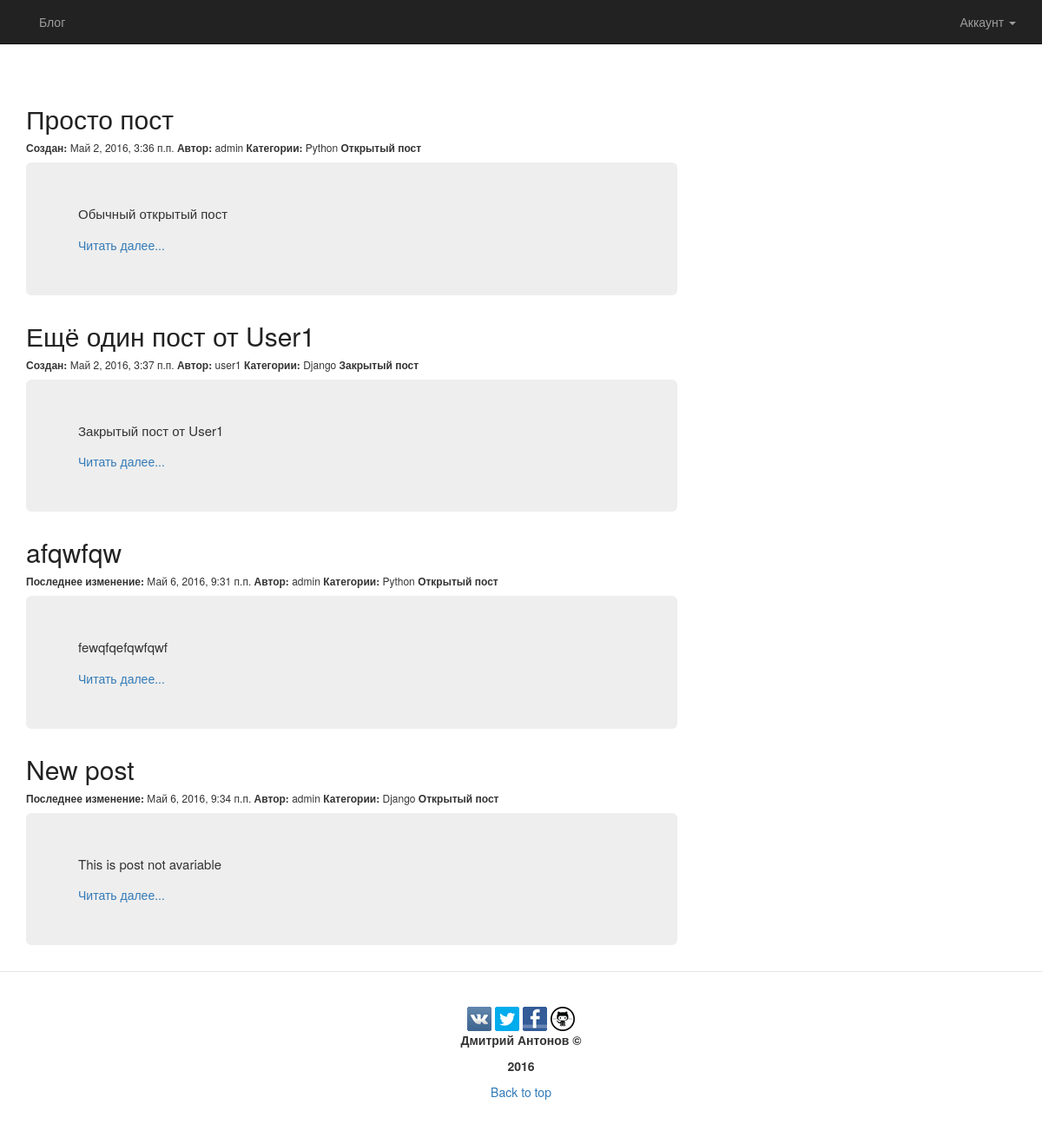
/edit/ (signed in), run on an earlier commit of the app's database.
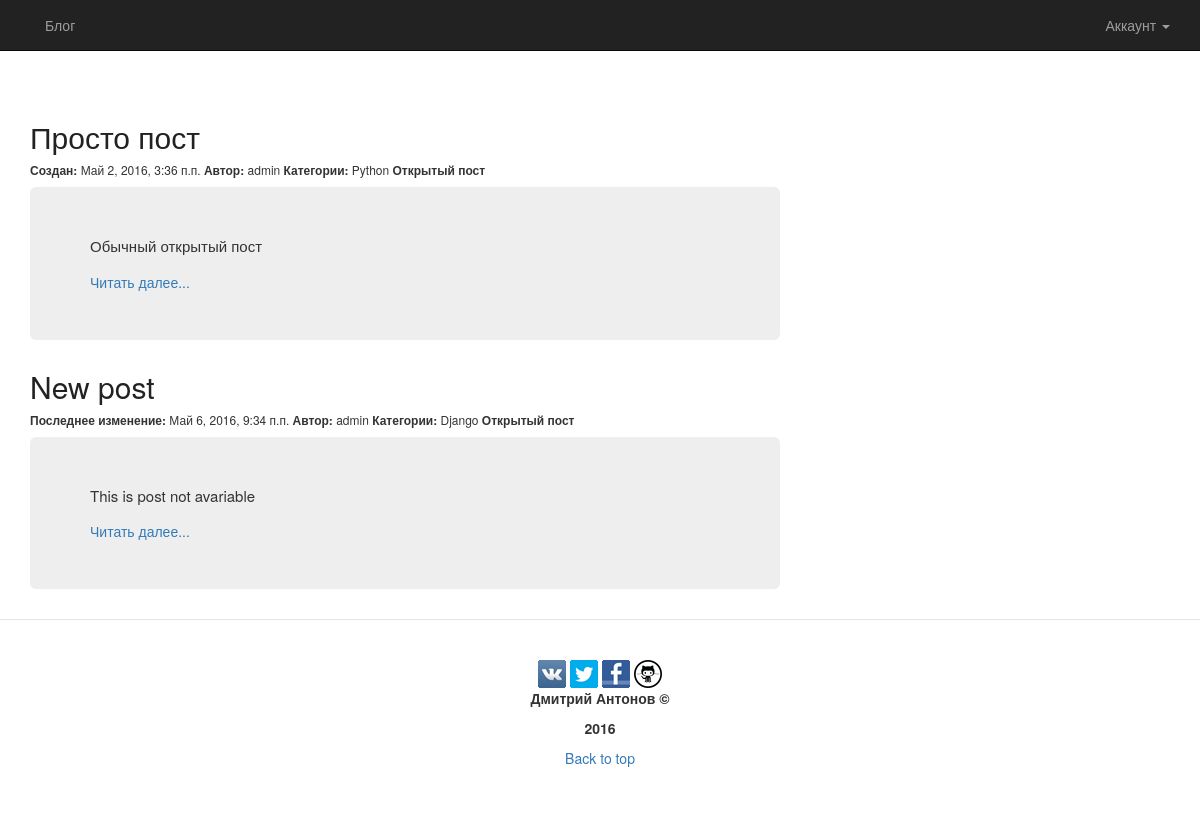
And on a later commit of the database.
### blog/models.py (models this page shows, shortened)
class Article(models.Model):
    article_title = models.CharField(max_length=100)
    article_text = models.TextField()
    article_date_create = models.DateTimeField(default=timezone.now)
    article_date_modify = models.DateTimeField(default=timezone.now)
    article_access = models.BooleanField(default=True)
    article_autor = models.ForeignKey(User)
    article_tag = models.ManyToManyField(Tags)

class Tags(models.Model):
    tags_name = models.CharField(max_length=50)
    def __str__(self):
        return self.tags_name

### blog/views.py (the view)
# urls.py: url(r'^edit/$', views.EditView.as_view(), name='edit'),
class EditView(generic.ListView):
    template_name = 'blog/edit.html'
    context_object_name = 'edit_post'
    def get_queryset(self):
        return Article.objects.all()
    @method_decorator(login_required(redirect_field_name='',
                      login_url='/access_error_to_post'))
    def dispatch(self, request, *args, **kwargs):
        return super(EditView, self).dispatch(request, *args, **kwargs)

### blog/templates/blog/edit.html (shortened to what this page needs)
{% extends "blog/home.html" %}
{% block post %}
    {% if edit_post %}
        <div class="container blog-post">
            <div class="row">
                <div class="col-lg-8 col-md-8">
                    {% for x in edit_post %}
                        <div>
                            <h2 class="article-title">
                                <a class="article-title" href="{% url 'blog:full' x.id %}"> {{ x.article_title }} </a>
                            </h2>
                        </div>
                        <h6>
                            {% if x.article_date_create == x.article_date_modify %}
                                <b>Создан:</b> {{ x.article_date_create }}
                            {% else %}
                                <b>Последнее изменение:</b> {{ x.article_date_modify }}
                            {% endif %}
                            <b>Автор:</b> {{ x.article_autor }}
                            <b>Категории:</b>
                            {% for tag in x.article_tag.all %}
                                {{ tag }}
                            {% endfor %}
                            {% if x.article_access %}
                                <b>Открытый пост</b>
                            {% else %}
                                <b>Закрытый пост</b>
                            {% endif %}
                        </h6>
                        <div class="jumbotron">
                            <p class="text-justify">
                                {{ x.article_text|linebreaksbr|urlize|truncatewords_html:20 }}
                            </p>
                            <a href="{% url 'blog:full' x.id %}">Читать далее...</a>
                        </div>
                    {% endfor %}
                </div>
            </div>
        </div>
    {% endif %}
{% endblock post %}

What changed in the data, as far as the page shows it:
removed Article: article_title "Ещё один пост от User1", article_date_create "Май 2, 2016, 3:37 п.п.", article_autor "user1", article_access "Закрытый пост", article_text "Закрытый пост от User1", Tags (tags_name "Django")
removed Article: article_title "afqwfqw", article_date_modify "Май 6, 2016, 9:31 п.п.", article_autor "admin", article_access "Открытый пост", article_text "fewqfqefqwfqwf", Tags (tags_name "Python")
